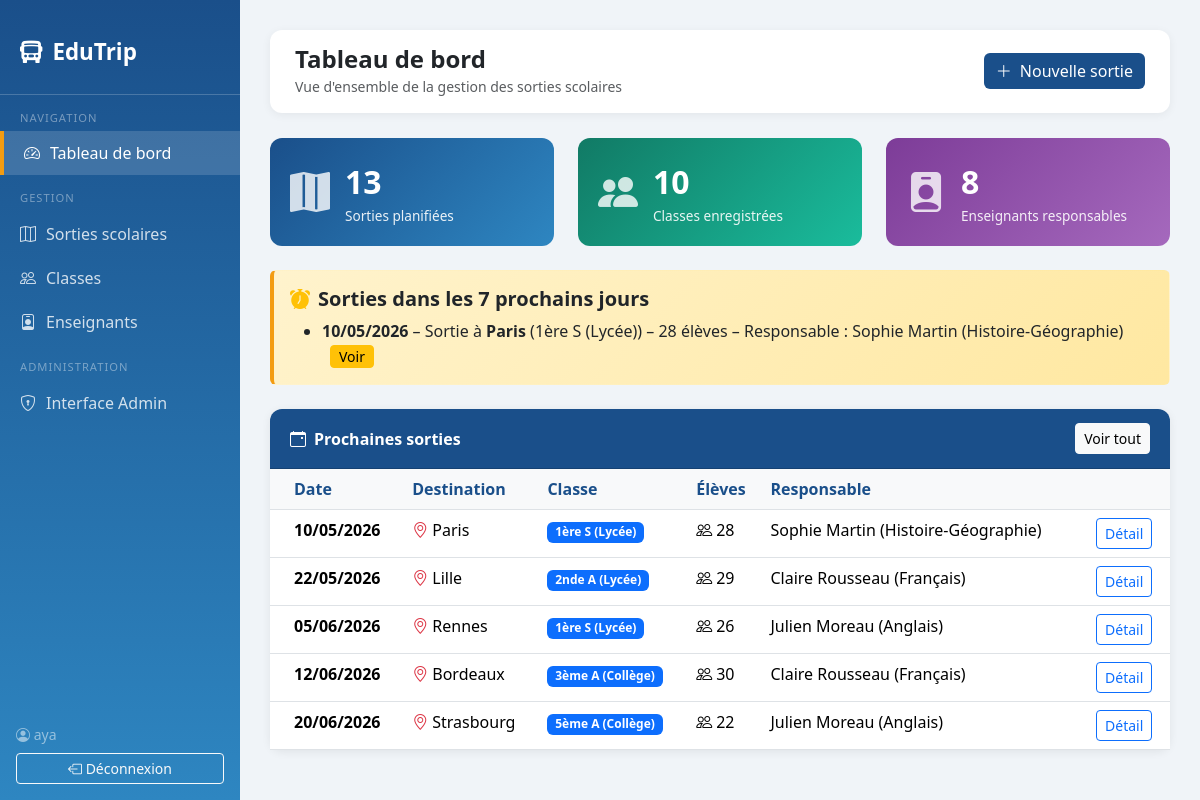
The app's page /dashboard/ (signed in) with its own data.
### sorties/models.py (models this page shows, shortened)
class Sortie(models.Model):
    ville = models.CharField(max_length=100, verbose_name="Destination (Ville)")
    date_sortie = models.DateField(verbose_name="Date de la sortie")
    classe = models.ForeignKey(Classe, on_delete=models.CASCADE, verbose_name="Classe participante")
    nb_eleves = models.PositiveIntegerField(verbose_name="Nombre d'élèves")
    responsable = models.ForeignKey(Enseignant, on_delete=models.SET_NULL, null=True, verbose_name="Responsable")
    class Meta:
        verbose_name = "Sortie scolaire"
        verbose_name_plural = "Sorties scolaires"
        ordering = ['date_sortie']

class Classe(models.Model):
    NIVEAUX = [
        ('Primaire', 'Primaire'),
        ('Collège', 'Collège'),
        ('Lycée', 'Lycée'),
    ]
    nom_classe = models.CharField(max_length=50, verbose_name="Nom de la classe")
    niveau = models.CharField(max_length=20, choices=NIVEAUX, verbose_name="Niveau")
    class Meta:
        verbose_name = "Classe"
        verbose_name_plural = "Classes"
        ordering = ['niveau', 'nom_classe']
    def __str__(self):
        return f"{self.nom_classe} ({self.niveau})"

class Enseignant(models.Model):
    nom = models.CharField(max_length=100, verbose_name="Nom")
    prenom = models.CharField(max_length=100, verbose_name="Prénom")
    matiere = models.CharField(max_length=100, verbose_name="Matière enseignée")
    class Meta:
        verbose_name = "Enseignant"
        verbose_name_plural = "Enseignants"
        ordering = ['nom', 'prenom']
    def __str__(self):
        return f"{self.prenom} {self.nom} ({self.matiere})"

### sorties/views.py (the view)
# urls.py: path('dashboard/', views.dashboard, name='dashboard'),
@login_required
def dashboard(request):
    aujourd_hui = timezone.now().date()
    dans_7_jours = aujourd_hui + timedelta(days=7)
    sorties_imminentes = Sortie.objects.filter(
        date_sortie__gte=aujourd_hui,
        date_sortie__lte=dans_7_jours
    ).order_by('date_sortie')
    prochaines_sorties = Sortie.objects.filter(
        date_sortie__gte=aujourd_hui
    ).order_by('date_sortie')[:5]
    context = {
        'total_sorties': Sortie.objects.count(),
        'total_classes': Classe.objects.count(),
        'total_enseignants': Enseignant.objects.count(),
        'sorties_imminentes': sorties_imminentes,
        'prochaines_sorties': prochaines_sorties,
        'aujourd_hui': aujourd_hui,
    }
    return render(request, 'sorties/dashboard.html', context)

### sorties/templates/sorties/dashboard.html (shortened to what this page needs)
{% extends 'sorties/base.html' %}
{% block page_titre %}Tableau de bord{% endblock %}
{% block page_sous_titre %}Vue d'ensemble de la gestion des sorties scolaires{% endblock %}
{% block topbar_action %}
<a href="{% url 'sortie_creer' %}" class="btn btn-edu">
  <i class="bi bi-plus-lg me-1"></i> Nouvelle sortie
</a>
{% endblock %}
{% block content %}
<div class="row g-4 mb-4">
  <div class="col-md-4">
    <div class="stat-card" style="background: linear-gradient(135deg, #1a4f8a, #2e86c1);">
      <div class="stat-icon"><i class="bi bi-map-fill"></i></div>
      <div>
        <div class="stat-number">{{ total_sorties }}</div>
        <div class="stat-label">Sorties planifiées</div>
      </div>
    </div>
  </div>
  <div class="col-md-4">
    <div class="stat-card" style="background: linear-gradient(135deg, #117a65, #1abc9c);">
      <div class="stat-icon"><i class="bi bi-people-fill"></i></div>
      <div>
        <div class="stat-number">{{ total_classes }}</div>
        <div class="stat-label">Classes enregistrées</div>
      </div>
    </div>
  </div>
  <div class="col-md-4">
    <div class="stat-card" style="background: linear-gradient(135deg, #7d3c98, #a569bd);">
      <div class="stat-icon"><i class="bi bi-person-badge-fill"></i></div>
      <div>
        <div class="stat-number">{{ total_enseignants }}</div>
        <div class="stat-label">Enseignants responsables</div>
      </div>
    </div>
  </div>
</div>
{% if sorties_imminentes %}
<div class="alert alert-imminente mb-4" role="alert">
  <h5 class="fw-bold mb-2"><i class="bi bi-alarm-fill me-2 text-warning"></i>Sorties dans les 7 prochains jours</h5>
  <ul class="mb-0">
    {% for s in sorties_imminentes %}
    <li>
      <strong>{{ s.date_sortie|date:"d/m/Y" }}</strong> –
      Sortie à <strong>{{ s.ville }}</strong>
      ({{ s.classe }}) – {{ s.nb_eleves }} élèves –
      Responsable : {{ s.responsable }}
      <a href="{% url 'sortie_detail' s.pk %}" class="ms-2 btn btn-sm btn-warning py-0 px-2">Voir</a>
    </li>
    {% endfor %}
  </ul>
</div>
{% endif %}
<div class="card">
  <div class="card-header d-flex justify-content-between align-items-center">
    <span><i class="bi bi-calendar-event me-2"></i>Prochaines sorties</span>
    <a href="{% url 'sortie_liste' %}" class="btn btn-sm btn-light">Voir tout</a>
  </div>
  <div class="card-body p-0">
    {% if prochaines_sorties %}
    <table class="table table-hover mb-0">
      <thead>
        <tr>
          <th class="ps-4">Date</th>
          <th>Destination</th>
          <th>Classe</th>
          <th>Élèves</th>
          <th>Responsable</th>
          <th></th>
        </tr>
      </thead>
      <tbody>
        {% for s in prochaines_sorties %}
        <tr>
          <td class="ps-4 fw-semibold">{{ s.date_sortie|date:"d/m/Y" }}</td>
          <td><i class="bi bi-geo-alt text-danger me-1"></i>{{ s.ville }}</td>
          <td><span class="badge bg-primary">{{ s.classe }}</span></td>
          <td><i class="bi bi-people me-1"></i>{{ s.nb_eleves }}</td>
          <td>{{ s.responsable }}</td>
          <td><a href="{% url 'sortie_detail' s.pk %}" class="btn btn-sm btn-outline-primary">Détail</a></td>
        </tr>
        {% endfor %}
      </tbody>
    </table>
    {% else %}
    <div class="text-center text-muted py-5">
      <i class="bi bi-calendar-x" style="font-size: 3rem;"></i>
      <p class="mt-3">Aucune sortie planifiée prochainement.</p>
      <a href="{% url 'sortie_creer' %}" class="btn btn-edu">Créer une sortie</a>
    </div>
    {% endif %}
  </div>
</div>
{% endblock %}

### sorties/templates/sorties/base.html (shortened to what this page needs)
<!DOCTYPE html>
<html lang="fr">
<head>
  <link href="https://cdn.jsdelivr.net/npm/bootstrap@5.3.2/dist/css/bootstrap.min.css" rel="stylesheet">
  <link href="https://cdn.jsdelivr.net/npm/bootstrap-icons@1.11.3/font/bootstrap-icons.min.css" rel="stylesheet">
</head>
<body>
<nav class="sidebar d-flex flex-column">
  <div class="brand">
    <i class="bi bi-bus-front-fill"></i> EduTrip
  </div>
  <div class="nav-section">Navigation</div>
  <a href="{% url 'dashboard' %}" class="nav-link {% if request.resolver_match.url_name == 'dashboard' %}active{% endif %}">
    <i class="bi bi-speedometer2"></i> Tableau de bord
  </a>
  <div class="nav-section">Gestion</div>
  <a href="{% url 'sortie_liste' %}" class="nav-link {% if 'sortie' in request.resolver_match.url_name %}active{% endif %}">
    <i class="bi bi-map"></i> Sorties scolaires
  </a>
  <a href="{% url 'classe_liste' %}" class="nav-link {% if 'classe' in request.resolver_match.url_name %}active{% endif %}">
    <i class="bi bi-people"></i> Classes
  </a>
  <a href="{% url 'enseignant_liste' %}" class="nav-link {% if 'enseignant' in request.resolver_match.url_name %}active{% endif %}">
    <i class="bi bi-person-badge"></i> Enseignants
  </a>
  {% if user.is_staff %}
  <div class="nav-section">Administration</div>
  <a href="/admin/" class="nav-link">
    <i class="bi bi-shield-lock"></i> Interface Admin
  </a>
  {% endif %}
  <div class="mt-auto p-3">
    <div class="text-white-50 small mb-2"><i class="bi bi-person-circle"></i> {{ user.get_full_name|default:user.username }}</div>
    <a href="{% url 'logout' %}" class="btn btn-sm btn-outline-light w-100">
      <i class="bi bi-box-arrow-left"></i> Déconnexion
    </a>
  </div>
</nav>
<div class="main-content">
  <div class="topbar">
    <div>
      <h4 class="mb-0 fw-bold text-dark">{% block page_titre %}EduTrip{% endblock %}</h4>
      <small class="text-muted">{% block page_sous_titre %}{% endblock %}</small>
    </div>
    <div>{% block topbar_action %}{% endblock %}</div>
  </div>
  {% block content %}{% endblock %}
</div>
</body>
</html>

### sorties/templates/sorties/base.html (style rules this page uses)
:root { --edu-primary: #1a4f8a; --edu-secondary: #2e86c1; --edu-accent: #f39c12; }
body { background-color: #f0f4f8; font-family: 'Segoe UI', sans-serif; }
.sidebar { min-height: 100vh; background: linear-gradient(180deg, var(--edu-primary) 0%, var(--edu-secondary) 100%); width: 240px; position: fixed; top: 0; left: 0; padding-top: 20px; z-index: 100; }
.sidebar .brand { color: #fff; font-size: 1.4rem; font-weight: 700; padding: 15px 20px 25px; border-bottom: 1px solid rgba(255,255,255,0.2); display: flex; align-items: center; gap: 10px; }
.sidebar .nav-link { color: rgba(255,255,255,0.8); padding: 10px 20px; border-radius: 0; transition: all 0.2s; display: flex; align-items: center; gap: 10px; }
.sidebar .nav-link:hover, .sidebar .nav-link.active { color: #fff; background-color: rgba(255,255,255,0.15); border-left: 4px solid var(--edu-accent); }
.sidebar .nav-section { color: rgba(255,255,255,0.4); font-size: 0.7rem; text-transform: uppercase; letter-spacing: 1px; padding: 15px 20px 5px; }
.main-content { margin-left: 240px; padding: 30px; }
.topbar { background: #fff; border-radius: 12px; padding: 15px 25px; margin-bottom: 25px; display: flex; justify-content: space-between; align-items: center; box-shadow: 0 2px 10px rgba(0,0,0,0.06); }
.card { border: none; border-radius: 12px; box-shadow: 0 2px 10px rgba(0,0,0,0.07); }
.card-header { background: var(--edu-primary); color: white; border-radius: 12px 12px 0 0 !important; font-weight: 600; padding: 14px 20px; }
.stat-card { border-radius: 12px; padding: 20px; color: white; display: flex; align-items: center; gap: 15px; }
.stat-card .stat-icon { font-size: 2.5rem; opacity: 0.8; }
.stat-card .stat-number { font-size: 2rem; font-weight: 700; }
.stat-card .stat-label { font-size: 0.85rem; opacity: 0.9; }
.btn-edu { background-color: var(--edu-primary); color: white; border: none; }
.alert-imminente { background: linear-gradient(135deg, #fff3cd, #ffe8a1); border-left: 4px solid var(--edu-accent); }
.table th { background: #f8f9fa; font-weight: 600; color: var(--edu-primary); }

### records on screen
Sortie: date_sortie "10/05/2026", ville "Paris", classe "1ère S (Lycée)", nb_eleves "28", responsable "Sophie Martin (Histoire-Géographie)"
Sortie: date_sortie "22/05/2026", ville "Lille", classe "2nde A (Lycée)", nb_eleves "29", responsable "Claire Rousseau (Français)"
Sortie: date_sortie "05/06/2026", ville "Rennes", classe "1ère S (Lycée)", nb_eleves "26", responsable "Julien Moreau (Anglais)"
Sortie: date_sortie "12/06/2026", ville "Bordeaux", classe "3ème A (Collège)", nb_eleves "30", responsable "Claire Rousseau (Français)"
Sortie: date_sortie "20/06/2026", ville "Strasbourg", classe "5ème A (Collège)", nb_eleves "22", responsable "Julien Moreau (Anglais)"

### other values on screen
{{ user.get_full_name|default:user.username }} "aya"
{{ total_sorties }} "13"
{{ total_classes }} "10"
{{ total_enseignants }} "8"
